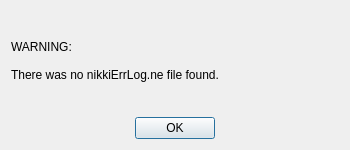
<?xml version="1.0" encoding="UTF-8"?>
<ui version="4.0">
 <class>ErrorlogWasErasedDialog</class>
 <widget class="QDialog" name="ErrorlogWasErasedDialog">
  <property name="geometry">
   <rect>
    <x>0</x>
    <y>0</y>
    <width>350</width>
    <height>150</height>
   </rect>
  </property>
  <property name="sizePolicy">
   <sizepolicy hsizetype="Fixed" vsizetype="Fixed">
    <horstretch>0</horstretch>
    <verstretch>0</verstretch>
   </sizepolicy>
  </property>
  <property name="minimumSize">
   <size>
    <width>350</width>
    <height>150</height>
   </size>
  </property>
  <property name="maximumSize">
   <size>
    <width>350</width>
    <height>150</height>
   </size>
  </property>
  <property name="windowTitle">
   <string>Warning</string>
  </property>
  <layout class="QVBoxLayout" name="verticalLayout_2">
   <item>
    <layout class="QVBoxLayout" name="verticalLayout">
     <item>
      <widget class="QLabel" name="label">
       <property name="text">
        <string>WARNING:

There was no nikkiErrLog.ne file found.</string>
       </property>
      </widget>
     </item>
     <item>
      <widget class="QDialogButtonBox" name="buttonBox">
       <property name="orientation">
        <enum>Qt::Horizontal</enum>
       </property>
       <property name="standardButtons">
        <set>QDialogButtonBox::Ok</set>
       </property>
       <property name="centerButtons">
        <bool>true</bool>
       </property>
      </widget>
     </item>
    </layout>
   </item>
  </layout>
 </widget>
 <resources/>
 <connections>
  <connection>
   <sender>buttonBox</sender>
   <signal>accepted()</signal>
   <receiver>ErrorlogWasErasedDialog</receiver>
   <slot>accept()</slot>
   <hints>
    <hint type="sourcelabel">
     <x>248</x>
     <y>254</y>
    </hint>
    <hint type="destinationlabel">
     <x>157</x>
     <y>274</y>
    </hint>
   </hints>
  </connection>
  <connection>
   <sender>buttonBox</sender>
   <signal>rejected()</signal>
   <receiver>ErrorlogWasErasedDialog</receiver>
   <slot>reject()</slot>
   <hints>
    <hint type="sourcelabel">
     <x>316</x>
     <y>260</y>
    </hint>
    <hint type="destinationlabel">
     <x>286</x>
     <y>274</y>
    </hint>
   </hints>
  </connection>
 </connections>
</ui>
